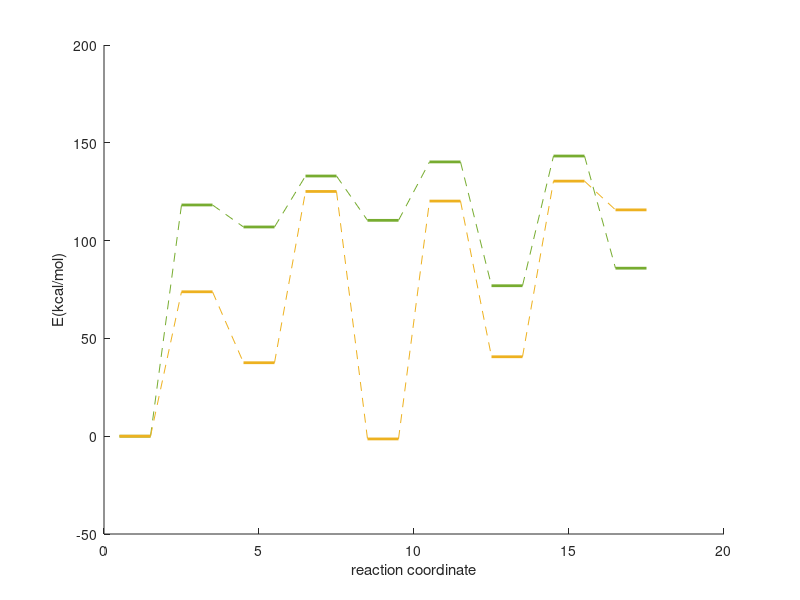

The MATLAB script that drew this image: (Note: this script raises an error after producing the figure.)
width=1 ;
%横线线宽 ;
y1=[0,118.214,106.967,133.02,110.36,140.23,76.926,143.239,85.894];
y2=[0,73.834,37.561, 125.125 ,-1.4, 120.207 ,40.615 ,130.407 ,115.707 ];
y3=[0 73.834 37.561 125.125 -1.4 114.935 89.624 ];
xlabel('reaction coordinate')
ylabel('E(kcal/mol)')

%line1
for i =1:2:17     
    x=[i-0.5*width,i+0.5*width];     
    y=[y1((i+1)/2),y1((i+1)/2)] ; 
    line(x,y,'Color',"#77AC30",'LineWidth',2) 
end 
for i=1:2:17     
    if i==17         
        continue     
    end     
    x=[i+0.5*width, i+2-0.5*width];     
    y=[y1((i+1)/2), y1((i+3)/2)] ;    
    line(x,y,'Color',"#77AC30",'LineWidth',0.5,'LineStyle','--')  
end
%line2 begins below
for i =1:2:17          
    x=[i-0.5*width,i+0.5*width];          
    y=[y2((i+1)/2),y2((i+1)/2)] ;      
    line(x,y,'Color',"#EDB120",'LineWidth',2)  
end  
for i=1:2:17          
    if i==17                  
        continue          
    end          
    x=[i+0.5*width, i+2-0.5*width];          
    y=[y2((i+1)/2), y2((i+3)/2)] ;         
    line(x,y,'Color',"#EDB120",'LineWidth',0.5,'LineStyle','--')   
end
%line3
for i =1:2:13
    x=[i-0.5*width,i+0.5*width];  
    y=[y3((i+1)/2),y3((i+1)/2)] ; 
    line(x,y,'Color',[0,0.4470,0.7410,0.75],'LineWidth',2)  
end  
for i=1:2:13              
    if i==13                           
        continue              
    end               
    x=[i+0.5*width, i+2-0.5*width];              
    y=[y3((i+1)/2), y3((i+3)/2)] ;              
    line(x,y,'Color',[0,0.4470,0.7410,0.75],'LineWidth',0.5,'LineStyle','--')   
end
set(gca,'XTickLabel',[]); 
set(gca,'XTick',[]);